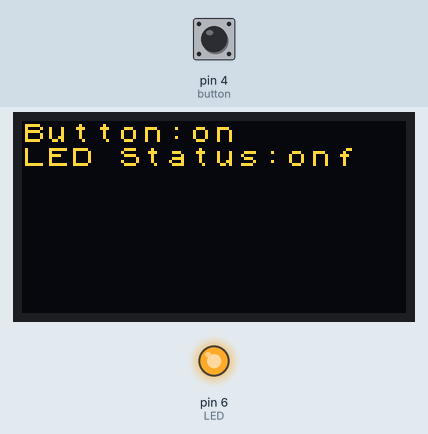
Simulated run of this sketch. Board: Arduino Uno, built with avr-gcc and run on an emulated ATmega328P. Parts: 128×64 one-colour display, output pins drawn as LEDs (lit = HIGH). The inputs (shaded band) are chosen by the test bench; at power-on: pin 4 (button) HIGH. The OLED is the two-colour kind (top 16 rows yellow).

Above: at 3.0 s.
3.1 s: pin 4 (button) pulled LOW for 1.35 s
At 6.0 s:
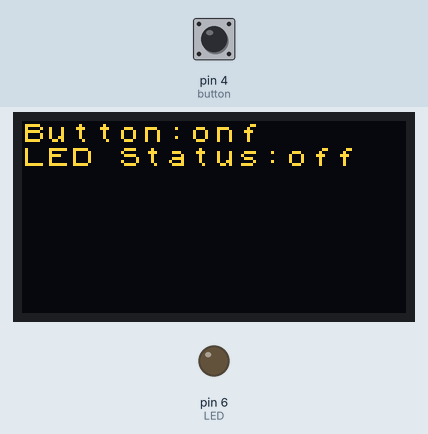
7.2 s: pin 4 (button) pulled LOW for 1.35 s
At 8.7 s:
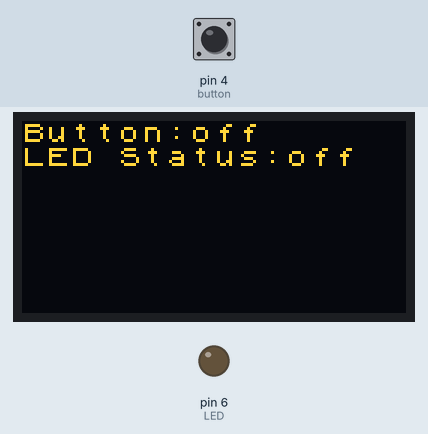
10.5 s: pin 4 (button) pulled LOW for 3.2 s
At 12.3 s:
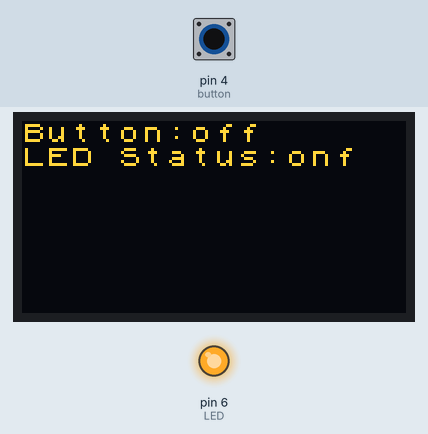
Timing chart, 0 to 16.2 s (numbered marks = the images above; inputs shaded):
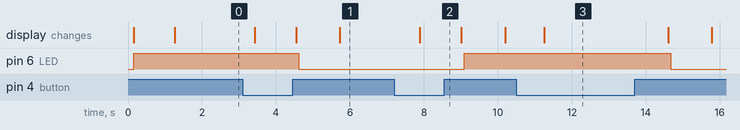

The sketch:

practice.ino
```cpp
#include "Arduino_SensorKit.h"
#define button 4
#define LED 6
int currentButtonState = 0;
int prevButtonState = 0;
int led_state = HIGH;

String categories[2] = {"Button", "LED Status"};
void setup() {
  // put your setup code here, to run once:
  Serial.begin(9600);
  Oled.begin();
  Oled.setFlipMode(true); // sets the rotation of the screen
  pinMode(button, INPUT_PULLUP);
  pinMode(LED, OUTPUT);
}

void loop() {
  // put your main code here, to run repeatedly:
  currentButtonState = digitalRead(button); // read from D4
  led_state = digitalRead(LED); // read from d6

  Oled.setFont(u8x8_font_chroma48medium8_r); // set Oled font

  for (int i = 0; i < 2; i++){
    Oled.setCursor(0, i);
    Oled.print(categories[i] + ":");

    // if button pressed, display it on the oled screen
    if(currentButtonState == HIGH && categories[i] == "Button"){
      Oled.refreshDisplay();
      Oled.println("on");

    // if led is on display it on the oled screen
    } else if(led_state == HIGH && categories[i] == "LED Status"){
      Oled.refreshDisplay();
      Oled.println("on");

    } else {
      Oled.refreshDisplay();
      Oled.println("off");

    }
  }

  // check button state and turn on or off led
  if (currentButtonState == LOW && prevButtonState == HIGH){
    digitalWrite(LED, led_state);
  } else if(prevButtonState == LOW && currentButtonState == HIGH) {
    led_state = !led_state;
    digitalWrite(LED, led_state);
  }

  prevButtonState = currentButtonState;

  Oled.refreshDisplay();
  delay(1000);
}
```

Measured:
- after the input at 3.1 s, pin 6 (LED): HIGH → LOW after 1.5 s; the display: first changes after 0.33 s (image 1 shows a later state)
- after the input at 7.2 s, pin 6 (LED): LOW → HIGH after 1.9 s; the display: changes after 0.69 s (image 2)
- after the input at 10.5 s, pin 6 (LED): HIGH → LOW after 4.2 s; the display: changes after 0.75 s (image 3)
